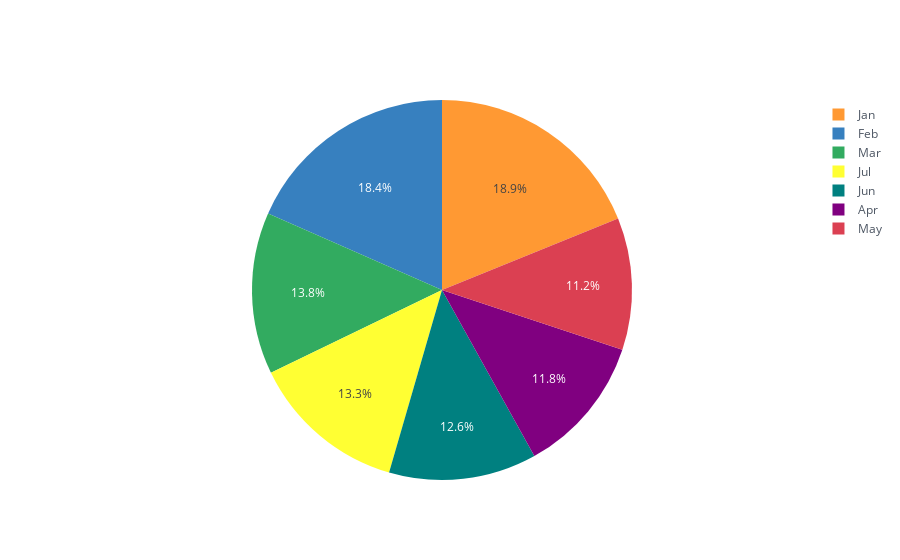

The cell this chart's notebook holds for it:
### Markdown cell above
## Pie Chart

### Code cell
data_by_month.index = ["Jan", "Feb", "Mar", "Apr", "May", "Jun", "Jul"]
data_by_month.reset_index().iplot(kind="pie", labels="index", values="NIFTY Bank index")

### Figure 1 — Plotly figure (JSON) as saved in the notebook; plotly's stock layout.template omitted (floating-point values rounded to 4 significant figures)
{"data": [{"labels": ["Jan", "Feb", "Mar", "Apr", "May", "Jun", "Jul"], "marker": {"colors": ["rgba(255, 153, 51, 1.0)", "rgba(55, 128, 191, 1.0)", "rgba(50, 171, 96, 1.0)", "rgba(128, 0, 128, 1.0)", "rgba(219, 64, 82, 1.0)", "rgba(0, 128, 128, 1.0)", "rgba(255, 255, 51, 1.0)"]}, "name": "", "type": "pie", "values": [31450.0, 30680.0, 22940.0, 19720.0, 18710.0, 20950.0, 22240.0]}], "layout": {"legend": {"bgcolor": "#FFFFFF", "font": {"color": "#4D5663"}}, "paper_bgcolor": "#FFFFFF", "plot_bgcolor": "#FFFFFF", "titlefont": {"color": "#4D5663"}}}
